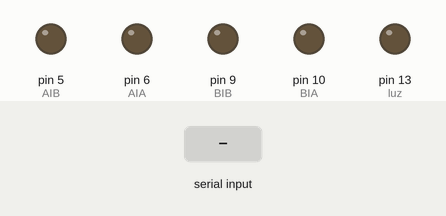
Simulated run of this sketch. Board: Arduino Uno, built with avr-gcc and run on an emulated ATmega328P. Shown: output pins drawn as LEDs (lit = HIGH). The inputs (shaded band) are chosen by the test bench.

Above: at 1.2 s.
1.3 s: "9" received over Serial
At 2.1 s:
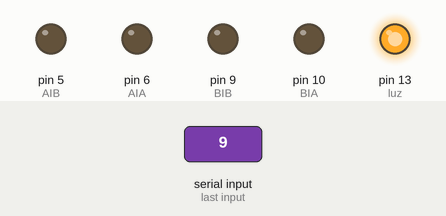
2.8 s: "F" received over Serial
At 3.2 s:
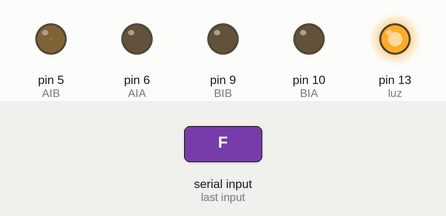
4.3 s: "G" received over Serial
At 5.5 s:
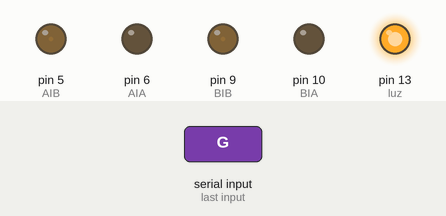
5.8 s: "B" received over Serial
At 6.7 s:
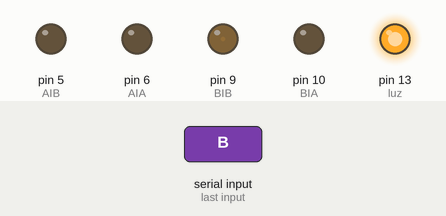
7.3 s: "9" received over Serial
At 7.8 s:
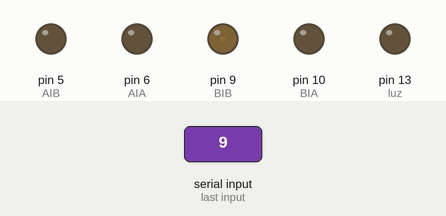
8.8 s: "F" received over Serial
At 10.2 s:
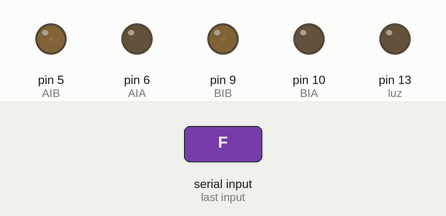
Timing chart, 0 to 11.3 s (numbered marks = the images above; inputs shaded):
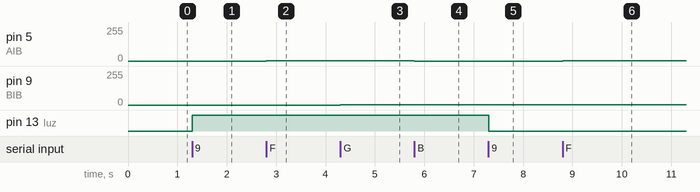

The sketch:

TrenBTL9110_calibracion_motores.ino
```cpp
int Estado = 2;
int EstadoB = 2;
int estadoluz = 0; // estado LUZ
int const luz = 13; //Led pin 13

const int AIA = 6;  // (pwm) pin 6 conectado a pin A-IA
const int AIB = 5;  // (pwm) pin 5 conectado a pin A-IB
const int BIA = 10; // (pwm) pin 10 conectado a pin B-IA
const int BIB = 9;  // (pwm) pin 9 conectado a pin B-IB
int VMA1 = 0;
int VMA2 = 0;
int VMR1 = 0;
int VMR2 = 0;
int command; //Int to store app command state.


void iluminacion() {
  if (estadoluz == 0)
  {
    digitalWrite(luz, 1);
  }
  if ( estadoluz == 1)
  {
    digitalWrite(luz, 0);;
  }
  estadoluz = !estadoluz;

  delay(2);
}


void Stop()
{
   analogWrite(AIA, 0);
  analogWrite(AIB, 0);
  VMA1=0;
  VMR1=0;
}
void StopB()
{
   analogWrite(BIA, 0);
  analogWrite(BIB, 0);
  VMR2=0;
  VMR2=0;
}
void avanzar()
{

   analogWrite(AIA, 0);
  analogWrite(AIB, VMA1);
}
void avanzarB()
{

   analogWrite(BIA, 0);
  analogWrite(BIB, VMA2);
}

void retroceder()
{

   analogWrite(AIA, VMR1);
  analogWrite(AIB, 0);
}
void retrocederB()
{

   analogWrite(BIA, VMR2);
  analogWrite(BIB, 0);
}


void forward()
{
  VMA1 = VMA1 + 1;
   if ( VMA1 > 255 ) {
    VMA1 = 255;


  }
  avanzar();
  }


void forwardB()
{
  VMA2 = VMA2 + 1;
   if ( VMA2 > 255 ) {
    VMA2 = 255;


  }
  avanzarB();
  }


void backward()
{
    VMR1 = VMR1 - 1;
   if ( VMR1 < 0 ) {
    VMR1 = 0;


  }
  retroceder();
  }


void backwardB()
{
     VMR2 = VMR2 - 1;
   if ( VMR2 < 0 ) {
    VMR2 = 0;


  }
  retrocederB();
  }


void setup() {

Serial.begin(9600);


  pinMode(AIA, OUTPUT); // fijar los pines como salidas
  pinMode(AIB, OUTPUT);
  pinMode(BIA, OUTPUT);
  pinMode(BIB, OUTPUT);
  pinMode(luz, OUTPUT);
  analogWrite(AIA, 0);
  analogWrite(AIB, 0);
  analogWrite(BIA, 0);
  analogWrite(BIB, 0);
}

void ControlBT () {

if (Serial.available() > 0)
  {
    command = Serial.read();

    switch (command) {
      case '9': iluminacion(); break;
            case 'F': forward(); delay(100); break;
            case 'B': backward();delay(100);  break;
      case 'S': Stop(); delay(100); break;
          case 'G': forwardB(); delay(100); break;
            case 'C': backwardB();delay(100);  break;
      case 'T': StopB(); delay(100); break;

        delay(20);
    }
  }
}

void loop() {
  ControlBT ();

}
```

Measured:
- after the input at 1.3 s, pin 13 (luz): LOW → HIGH at once
- after the input at 2.8 s, pin 5 (AIB): 0/255 → 1/255 at once
- after the input at 4.3 s, pin 9 (BIB): 0/255 → 1/255 at once
- after the input at 5.8 s, pin 5 (AIB): 1/255 → 0/255 at once
- after the input at 7.3 s, pin 13 (luz): HIGH → LOW at once
- after the input at 8.8 s, pin 5 (AIB): 0/255 → 2/255 at once
